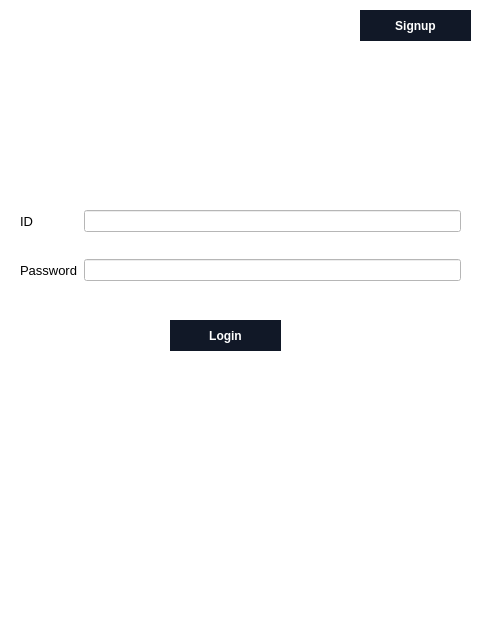
<?xml version="1.0" encoding="UTF-8"?>
<ui version="4.0">
 <class>MainWindow</class>
 <widget class="QMainWindow" name="MainWindow">
  <property name="geometry">
   <rect>
    <x>0</x>
    <y>0</y>
    <width>480</width>
    <height>640</height>
   </rect>
  </property>
  <property name="windowTitle">
   <string>MainWindow</string>
  </property>
  <property name="styleSheet">
   <string notr="true">background:white;</string>
  </property>
  <widget class="QWidget" name="centralwidget">
   <widget class="QWidget" name="formLayoutWidget">
    <property name="geometry">
     <rect>
      <x>20</x>
      <y>210</y>
      <width>441</width>
      <height>91</height>
     </rect>
    </property>
    <layout class="QFormLayout" name="formLayout">
     <property name="verticalSpacing">
      <number>27</number>
     </property>
     <item row="0" column="0">
      <widget class="QLabel" name="usernameLabel">
       <property name="font">
        <font>
         <pointsize>10</pointsize>
        </font>
       </property>
       <property name="text">
        <string>ID</string>
       </property>
      </widget>
     </item>
     <item row="0" column="1">
      <widget class="QLineEdit" name="usernameLineEdit"/>
     </item>
     <item row="1" column="0">
      <widget class="QLabel" name="passwordLabel">
       <property name="font">
        <font>
         <pointsize>10</pointsize>
        </font>
       </property>
       <property name="text">
        <string>Password</string>
       </property>
      </widget>
     </item>
     <item row="1" column="1">
      <widget class="QLineEdit" name="passwordLineEdit"/>
     </item>
    </layout>
   </widget>
   <widget class="QPushButton" name="pushButton">
    <property name="geometry">
     <rect>
      <x>170</x>
      <y>320</y>
      <width>111</width>
      <height>31</height>
     </rect>
    </property>
    <property name="cursor">
     <cursorShape>PointingHandCursor</cursorShape>
    </property>
    <property name="styleSheet">
     <string notr="true">
  background-color: #111827;
  border: 1px solid transparent;
  border-radius: .75rem;
  color: #FFFFFF;
  font-family: &quot;Inter var&quot;,ui-sans-serif,system-ui,-apple-system,system-ui,&quot;Segoe UI&quot;,Roboto,&quot;Helvetica Neue&quot;,Arial,&quot;Noto Sans&quot;,sans-serif,&quot;Apple Color Emoji&quot;,&quot;Segoe UI Emoji&quot;,&quot;Segoe UI Symbol&quot;,&quot;Noto Color Emoji&quot;;
  font-size: 1.125rem;
  font-weight: 600;
  line-height: 1.5rem;
  padding: .75rem 1.2rem;
  text-align: center;
  width: auto;
</string>
    </property>
    <property name="text">
     <string>Login</string>
    </property>
   </widget>
   <widget class="QPushButton" name="signupButton">
    <property name="geometry">
     <rect>
      <x>360</x>
      <y>10</y>
      <width>111</width>
      <height>31</height>
     </rect>
    </property>
    <property name="cursor">
     <cursorShape>PointingHandCursor</cursorShape>
    </property>
    <property name="styleSheet">
     <string notr="true">
  background-color: #111827;
  border: 1px solid transparent;
  border-radius: .75rem;
  color: #FFFFFF;
  font-family: &quot;Inter var&quot;,ui-sans-serif,system-ui,-apple-system,system-ui,&quot;Segoe UI&quot;,Roboto,&quot;Helvetica Neue&quot;,Arial,&quot;Noto Sans&quot;,sans-serif,&quot;Apple Color Emoji&quot;,&quot;Segoe UI Emoji&quot;,&quot;Segoe UI Symbol&quot;,&quot;Noto Color Emoji&quot;;
  font-size: 1.125rem;
  font-weight: 600;
  line-height: 1.5rem;
  padding: .75rem 1.2rem;
  text-align: center;
  width: auto;
</string>
    </property>
    <property name="text">
     <string>Signup</string>
    </property>
   </widget>
  </widget>
 </widget>
 <resources/>
 <connections/>
</ui>
